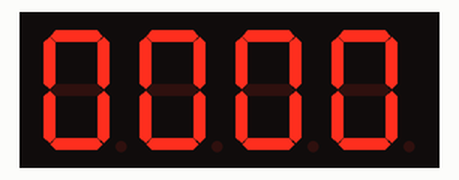
Bench run of a program on a simulated ESP32 board running MicroPython. On the bench: 4-digit seven-segment display. Library files of the repository ran but are not shown: TM1637.py.

Above: at 0.1 s.
At 4.1 s:
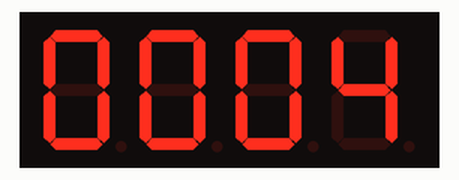
At 9.2 s:
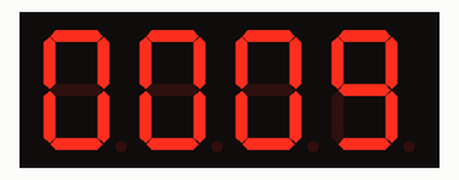
At 19.4 s:
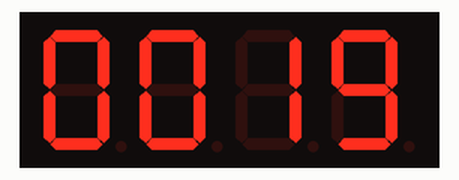
At 28.5 s:
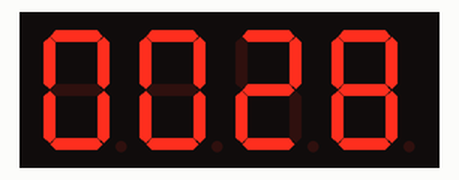
At 38.7 s:
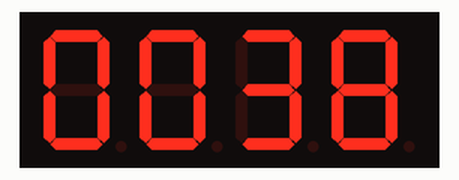

Measured:
- what the display in image 1 shows lasts 1.0 s, from 4.1 s to 5.1 s

The program:

test.py
```python
'''
    Four Digit Display (TM1637) demo

    Author: shaoziyang
    Date:   2018.3

    http://www.micropython.org.cn

'''
from machine import Pin
import time
import TM1637

dio = Pin(5, Pin.OUT)
clk = Pin(4, Pin.OUT)
tm=TM1637.TM1637(dio=dio,clk=clk)

n = 0
while 1:
    tm.shownum(n)
    n += 1
    time.sleep_ms(1000)
```
